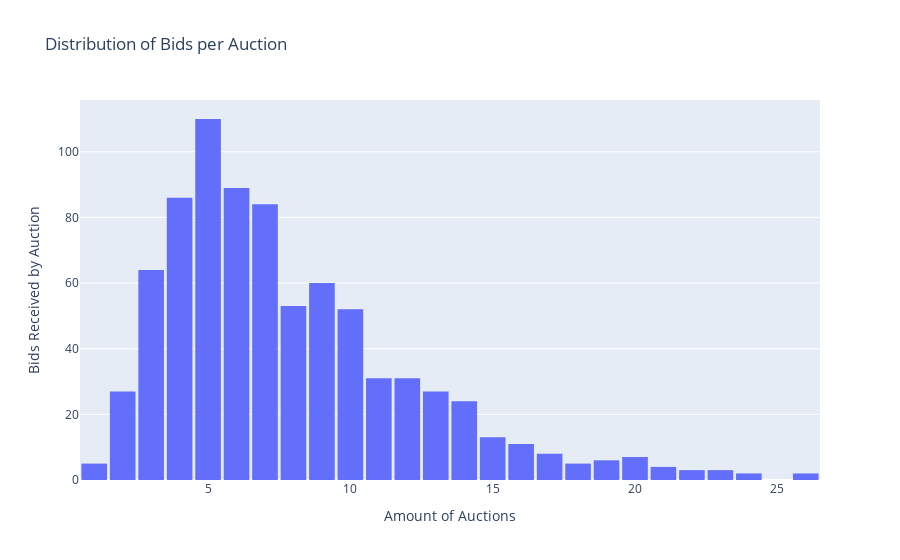

The cell this chart's notebook holds for it:
### Markdown cell above
The following histogram shows the distribution of bids among the `Record_ID` to count the amount of distinct bids for each auction. As shown, half of the auctions received 7 bids or fewer, with a few outliers receiving 26 bids. It is worth mentioning that the most frequently occurring value, or the mode, was 5.

### Code cell
# calculating amount of bids/records for each Auction_ID
bids_per_auction = df.pivot_table(index='Auction_ID', values='Record_ID', aggfunc='count')

fig = go.Figure(data=[go.Histogram(
    x=bids_per_auction['Record_ID'],
    xbins=dict(size=1)
)])

fig.update_layout(
    title='Distribution of Bids per Auction',
    xaxis=dict(title='Amount of Auctions'),
    yaxis=dict(title='Bids Received by Auction'),
    bargap=0.1
)

fig.show()

### Figure 1 — Plotly figure (JSON) as saved in the notebook; plotly's stock layout.template omitted (floating-point values rounded to 4 significant figures; data arrays with more than 128 entries replaced by an {"elided": "..."} marker saying what was removed)
{"data": [{"type": "histogram", "x": {"elided": "807 int values"}, "xbins": {"size": 1}}], "layout": {"bargap": 0.1, "title": {"text": "Distribution of Bids per Auction"}, "xaxis": {"title": {"text": "Amount of Auctions"}}, "yaxis": {"title": {"text": "Bids Received by Auction"}}}}
